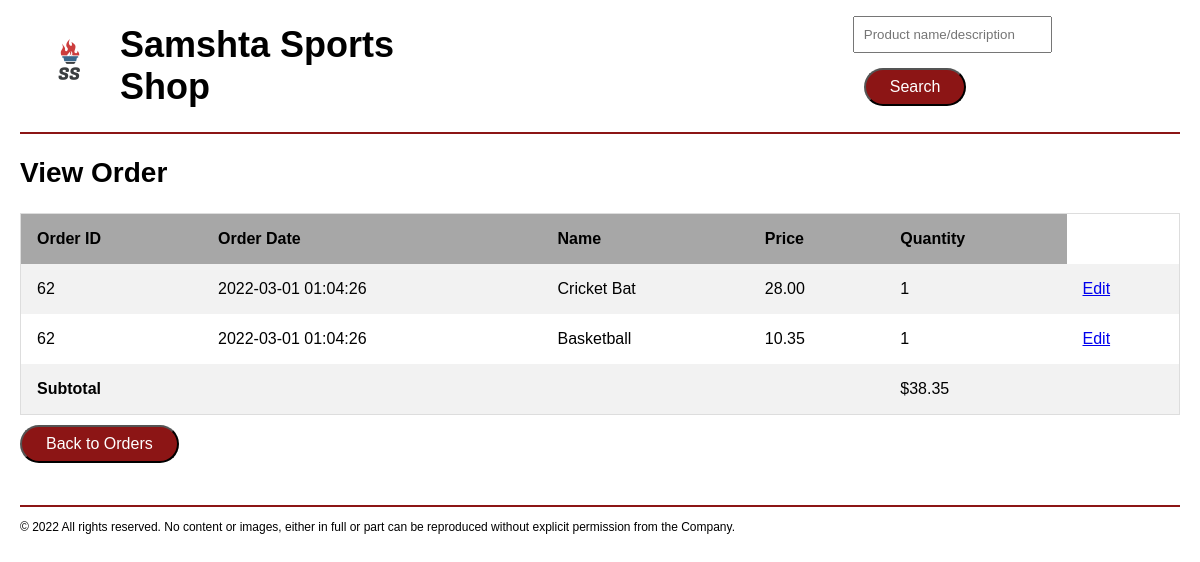
The app's page /order.php?id=62 (signed in) with its own data.
### tables this page shows
CREATE TABLE IF NOT EXISTS `OrderItems` (
  `ID` int(11) NOT NULL AUTO_INCREMENT,
  `OrderID` int(11) NOT NULL,
  `ProductID` int(11) NOT NULL,
  `Price` decimal(10,2) NOT NULL,
  `Quantity` int(10) NOT NULL,
  PRIMARY KEY (`ID`),
  KEY `OrderID` (`OrderID`),
  KEY `ProductID` (`ProductID`)
);

CREATE TABLE IF NOT EXISTS `Orders` (
  `ID` int(11) NOT NULL AUTO_INCREMENT,
  `CustomerID` int(11) NOT NULL,
  `OrderDate` datetime NOT NULL,
  `isDeleted` tinyint(1) NOT NULL,
  PRIMARY KEY (`ID`),
  KEY `CustomerID` (`CustomerID`)
);

CREATE TABLE IF NOT EXISTS `Products` (
  `Id` int(11) NOT NULL AUTO_INCREMENT,
  `Name` varchar(50) NOT NULL,
  `Description` varchar(255) NOT NULL,
  `Price` decimal(10,2) NOT NULL,
  `Quantity` int(10) NOT NULL,
  `isDeleted` tinyint(1) NOT NULL,
  PRIMARY KEY (`Id`)
);

### order.php (the view, shortened to what this page needs)
<?php
require_once('database.php');
$orderid = $_GET['id'];
$queryAllOrders = 'SELECT OI.ID, OI.OrderID,o.OrderDate,p.Name,oi.Price,oi.Quantity,o.CustomerID FROM `OrderItems` OI
join orders o on oi.OrderID=o.ID
join Products p on OI.ProductID=p.Id
where OrderID=:orderid order by OI.ID asc';
$statement = $db->prepare($queryAllOrders);
$statement->bindValue(':orderid', $orderid);
$statement->execute();
$orders = $statement->fetchAll();
function cart_subtotal($orders)
{
    $subtotal = 0;
    foreach ($orders as $order) {
        $subtotal += $order['Price'] * $order['Quantity'];
    }
    return $subtotal;
}
?>
<?php include 'header.php'; ?>
    <main>
        <h2>View Order</h2>
        <table>
            <tr>
                <th>Order ID</th>
                <th>Order Date</th>
                <th>Name</th>
                <th>Price</th>
                <th>Quantity</th>
            </tr>
            <?php foreach ($orders as $order) : ?>
                <tr>
                    <td>
                        <?php echo $order['OrderID'];
                        $customerID=$order['CustomerID']?>
                    </td>
                    <td>
                        <?php echo $order['OrderDate']; ?>
                    </td>
                    <td>
                        <?php echo $order['Name']; ?>
                    </td>
                    <td>
                        <?php echo $order['Price']; ?>
                    </td>
                     <td>
                        <?php echo $order['Quantity']; ?>
                    </td>
                    <td>
                        <a href="edit_order_form.php?id=<?php echo $order['ID']; ?>"> Edit
                        </a>
                    </td>
                </tr>
                <?php endforeach; ?>
                <tr id="cart_footer">
                    <td colspan="4" class="right"><b>Subtotal</b></td>
                    <td class="right">
                        <?php echo sprintf('$%.2f', cart_subtotal($orders)); ?>
                    </td>
                    <td class="right"></td>
                </tr>
        </table>
        <input type="button" class="loginButton" onclick="location.href='view_orders.php?id=<?php echo $customerID; ?>';" value="Back to Orders"/>
        </main>
  <footer class="footer">
    <p class="footerp">© <?php echo date("Y"); ?> All rights reserved. No content or images, either in full or part can be reproduced
        without explicit permission from the Company.</p>
</footer>
</body>
</html>

### CSS/style.css (style rules this page uses)
h2 { font-family: sans-serif; font-size: 28px; }
p { font-size: 16px; line-height: 1.5rem; margin-right: 10px; }
body { max-width: 1160px; margin: 0 auto; font-family: sans-serif; }
.footer { margin-top: 2rem; border-top: .18rem solid #8c1515; font-size: 12px; }
.footerp { font-size: 12px; line-height: 1rem; }
table { margin-top: 1rem; border-collapse: collapse; border-spacing: 0; width: 100%; border: 1px solid #ddd; padding: 16px; }
th, td { text-align: left; padding: 16px; }
tr:nth-child(even) { background-color: #f2f2f2; }
th { background-color: #a7a7a7; font-size: 100%; }
.loginButton { font-size: 1rem; font-weight: normal; background-color: #8c1515; color: #fff; padding: 8px 24px; border-radius: 20px; margin-top: 10px; margin-right: 25px; margin-bottom: 10px; }

### records on screen
orderitems: OrderID "62", OrderID.OrderDate "2022-03-01 01:04:26", ProductID.Name "Cricket Bat", Price "28.00", Quantity "1"
orderitems: OrderID "62", OrderID.OrderDate "2022-03-01 01:04:26", ProductID.Name "Basketball", Price "10.35", Quantity "1"

### other values on screen
cart_subtotal($orders) "38.35"
